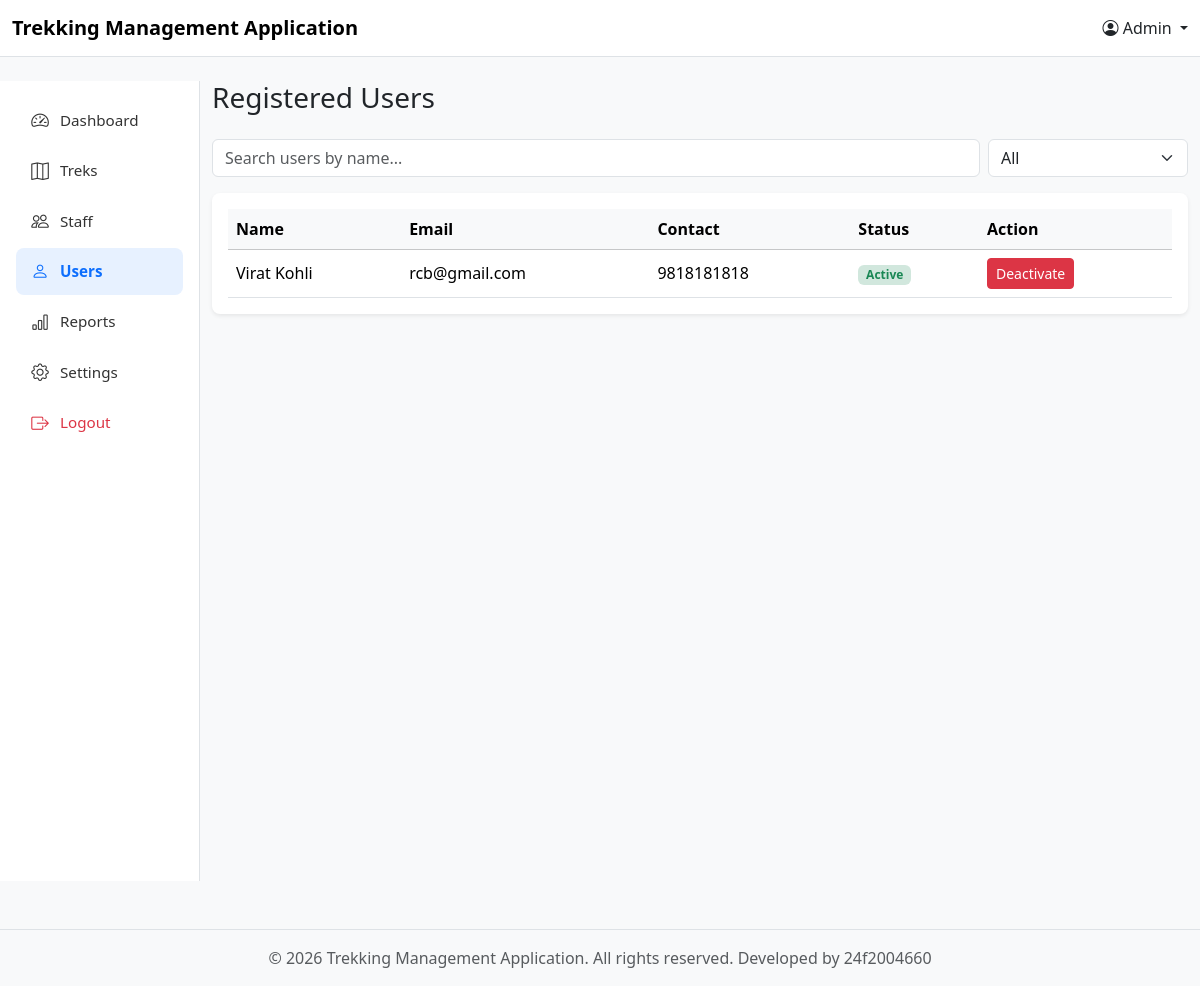
Page /manage_users on the committed database.
### models.py (models this page shows)
class user_profile(db.Model):
    __tablename__ = 'user_profile'
    id = db.Column(db.Integer, primary_key=True)
    user_id = db.Column(db.Integer, db.ForeignKey('user_credentials.id'), nullable=False) #linking user credentials to trek
    name = db.Column(db.String(100), nullable=False)
    address = db.Column(db.String(200), nullable=False)
    phone_number = db.Column(db.String(20), nullable=False)
    status = db.Column(db.Integer, nullable=False, default = 0) #0 means active 1 means deactive
    bookings = db.relationship('Booking', backref='trekker')

class User_Credentials(db.Model):
    __tablename__ = 'user_credentials' #user defined table name
    id =db.Column(db.Integer, primary_key=True)
    email = db.Column(db.String(100), unique=True, nullable=False)
    password = db.Column(db.String, nullable=False)
    role = db.Column(db.String(20), nullable=False) #allowed only 3 values admin 0, staff 1, user 2
    user = db.relationship('user_profile', cascade="all, delete", backref='user_back')
    staff = db.relationship('staff_profile', cascade="all, delete", backref='staff_back')

### controller.py (the view)
@app.route("/manage_users")
def admin_manage_users():
    u_data = get_user_data()
    return render_template("Admin_templates/admin_manage_users.html", u_data=u_data)

### controller.py (called while the page is built)
def get_user_data():
    u_data = db.session.query(user_profile).filter().all()
    return u_data

### templates/Admin_templates/admin_manage_users.html (shortened to what this page needs)
{% extends "base.html" %}
{% set current_user = 'Admin' %}
{% block content %}
    <div class="row">
        {% set current_page = "users" %}
        {% include "Admin_templates/components/admin_menu.html" %}
        <div class="col-md-10">
            <h3 class="mb-4">Registered Users</h3>
            <div class="d-flex gap-2 mb-3">
                <input type="text" class="form-control" id="searchInput" placeholder="Search users by name..." onkeyup="filterUsers()">
                <select class="form-select" style="max-width: 200px;" name="status" id="statusFilter" onchange="filterUsers()">
                    <option selected value="all">All</option>
                </select>
            </div>
            <div class="card border-0 shadow-sm rounded-3">
                <div class="card-body pt-3">
                    <table class="table table-hover align-middle mb-0">
                        <thead class="table-light">
                            <tr>
                                <th>Name</th>
                                <th>Email</th>
                                <th>Contact</th>
                                <th>Status</th>
                                <th>Action</th>
                            </tr>
                        </thead>
                        <tbody>
                            {% for u in u_data %}
                            {% if u.status == 0 %}
                                <tr name="userRow" data-status="0" data-name="{{ u.name|lower }}">
                                    <td>{{ u.name }}</td>
                                    <td>{{ u.user_back.email }}</td>
                                    <td>{{ u.phone_number }}</td>
                                    <td><span class="badge bg-success-subtle text-success">Active</span></td>
                                    <td>
                                        <a href="/reject?user_id={{ u.user_id }}" class="btn btn-danger btn-sm">Deactivate</a>
                                    </td>
                                </tr>
                            {% endif %}
                            {% endfor %}
                        </tbody>
                    </table>
                </div>
            </div>
        </div>
    </div>
{% endblock %}

### rows in the picture
user_profile: name "Virat Kohli", user_back.email "rcb@gmail.com", phone_number "9818181818"

### other values in the picture
{{ current_user }} "Admin"
